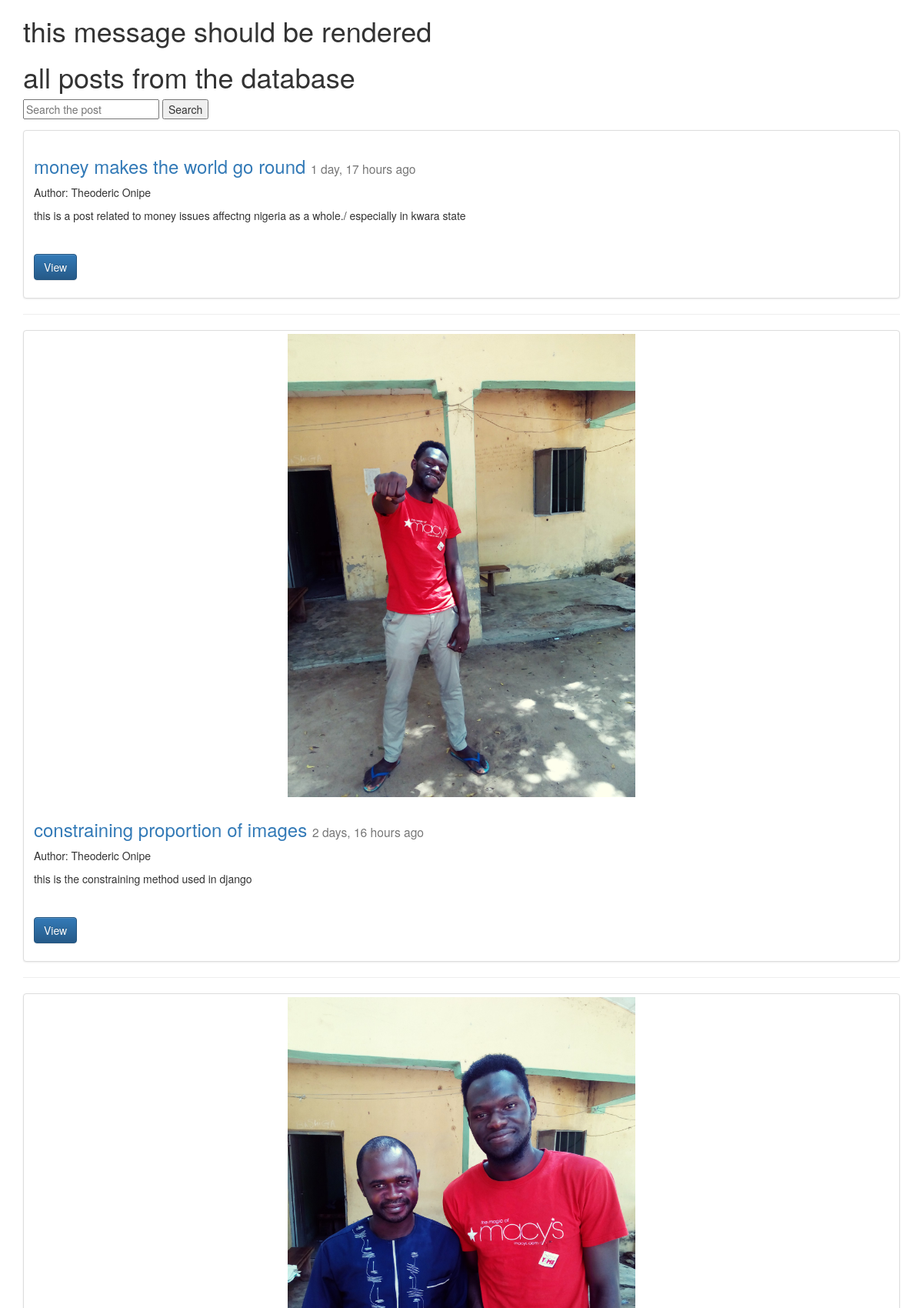
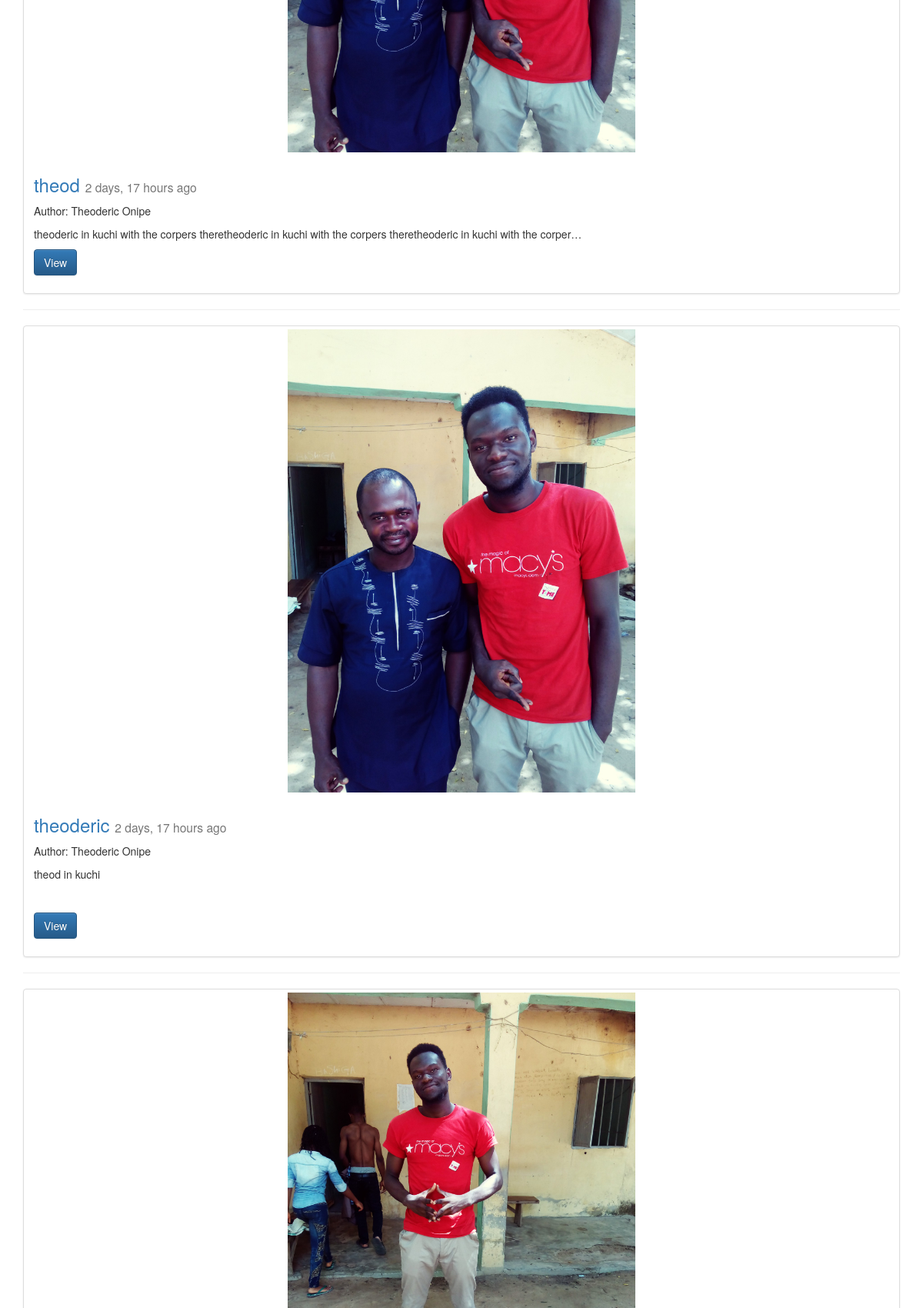
The page /posts/ (signed in, upper part) on the database its author committed (2 pictures, top to bottom).
### posts/models.py (models this page shows, shortened)
class Post(models.Model):
	user = models.ForeignKey(settings.AUTH_USER_MODEL, default=1)
	title = models.CharField(max_length = 120)
	image = models.ImageField(null=True, blank= True,
		width_field="width_field", #Filefield cannnot use the hieght and width field
		height_field="height_field") #when using the ImageField you must install Pillow.. pip install pillow
	height_field = models.IntegerField(default=0)
	width_field = models.IntegerField(default=0)
	content = models.TextField()
	updated = models.DateTimeField(auto_now=True, auto_now_add=False) #when it is edited/saved to the database
	timestamp = models.DateTimeField(auto_now=False, auto_now_add=True) # when it is added to the database initially
	def get_absolute_url(self):
		return reverse("posts:detail", kwargs = {"id": self.id})
	class Meta:
		ordering= ["-timestamp", "-updated"]

### posts/views.py (the view, shortened to what this page needs)
def posts_list(request):#LIST ITEMS FROM THE DATABASE
	if not request.user.is_staff or not request.user.is_superuser:
		raise Http404
	queryset_list = Post.objects.all()
	query = request.GET.get("q") # query is a variable To Get something from the search box....named "q"
	paginator = Paginator(queryset_list, 10)
	page = request.GET.get('page')
	try:
		queryset = paginator.page(page)
	except PageNotAnInteger:
		queryset = paginator.page(1)
	except EmptyPage:
		queryset = paginator.page(paginator.num_pages)
	context = {
		"object_list": queryset,
		"title": "all posts from the database"
	}
	return render(request, "post_list.html", context)

### templates/post_list.html (shortened to what this page needs)
{% extends "base.html" %}
{% block content %}
<h1> this message should be rendered</h1>
<h1>{{ title }} </h1>
<form method="GET" action = "">
<input type="Text" placeholder= "Search the post" name="q" value="{{ request.GET.q }}" />
<input type="Submit" value="Search" />
</form>
<div class="row">
{% for obj in object_list %}
  <div class="col-sm-12">
    <div class="thumbnail">
    {% if obj.image %}
    <img src='{{ obj.image.url }}' class='img-responsive' style = 'width:40%' />
      {% endif %}
      <div class="caption">
		<h3><a href="{{ obj.get_absolute_url }}">{{ obj.title }}</a> <small> {{ obj.timestamp |timesince }} ago</small></h3>
        {% if obj.user.get_full_name %} <p> Author: {{ obj.user.get_full_name }}</p> {% endif %}
        <p>{{ obj.content|linebreaks|truncatechars:120 }} <br /></p>
        <p><a href="{{ obj.get_absolute_url }}" class="btn btn-primary" role="button">View</a></p>
      </div>   </div>    <hr />  </div>
{% endfor %}
</div>
{% endblock content%}

### templates/base.html (shortened to what this page needs)
{% load staticfiles %}
<html>
<head>
<link rel="stylesheet" href='{% static "css/bootstrap.min.css" %}'/>
<link rel="stylesheet" href='{% static "css/animate.min.css" %}' />
<link rel="stylesheet" href='{% static "css/bootstrap-theme.min.css" %}' />
</head>
<body>
<div class = "container">
{% block content %}
{% endblock content%}
</div>
</body>
</html>

### rows shown on the page
Post: title "money makes the world go round", timestamp "1 day, 17 hours", user.get_full_name "Theoderic Onipe", content "this is a post related to money issues affectng nigeria as a whole./ especially in kwara state"
Post: image (picture), title "constraining proportion of images", timestamp "2 days, 16 hours", user.get_full_name "Theoderic Onipe", content "this is the constraining method used in django"
Post: image (picture), title "theod", timestamp "2 days, 17 hours", user.get_full_name "Theoderic Onipe", content "theoderic in kuchi with the corpers theretheoderic in kuchi with the corpers theretheoderic in kuchi with the corper…"
Post: image (picture), title "theoderic", timestamp "2 days, 17 hours", user.get_full_name "Theoderic Onipe", content "theod in kuchi"
Post: image (picture)

### other values the page prints
{{ title }} "all posts from the database"
